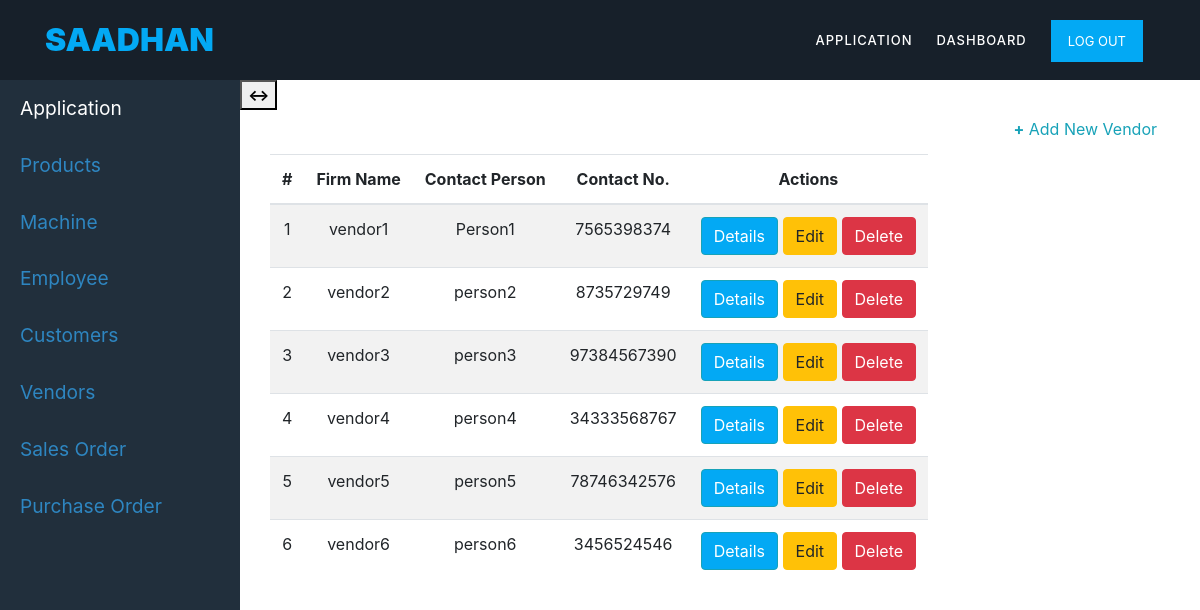
The page /vendors/1 (signed in) on the database its author committed.
### mainapp/models.py (models this page shows, shortened)
class vendor(models.Model):
	firm = models.ForeignKey(user_firm,blank=True,on_delete=models.CASCADE)
	firm_name = models.CharField(max_length=100)
	gstin = models.CharField(max_length=15,unique=True,null=True)
	contact_person = models.CharField(max_length=50)
	primary_contact_number = models.BigIntegerField(unique=True)
	secondary_contact_number = models.BigIntegerField(null=True,unique=True)
	email_address = models.EmailField(unique=True,null=True)
	street_address = models.TextField(max_length=250)
	pin_code = models.IntegerField()
	city = models.CharField(max_length=50)
	district = models.CharField(max_length=50)
	state = models.CharField(max_length=50)
	remarks = models.TextField(max_length=250,null=True,blank=True)

### mainapp/views.py (the view)
# urls.py: path('vendors/<user_id>',VendorListView.as_view(),name='vendor-list'),
class VendorListView(LoginRequiredMixin, ListView):
	model = vendor
	template_name = 'mainapp/vendor_list.html'
	context_object_name = 'item'
	def get_context_data(self, **kwargs):
		context = super().get_context_data(**kwargs)
		context['title'] = 'Vendors'
		return context
	def get_queryset(self, *args, **kwargs):
		user = get_object_or_404(User, id=self.kwargs['user_id'])
		firm = user_firm.objects.get(user = user)
		return vendor.objects.filter(firm=firm).order_by('firm_name')

### mainapp/templates/mainapp/vendor_list.html
{% extends 'mainapp/application.html' %}
{% block application_content %}
{% load crispy_forms_tags %}
<div class="container">
	<div class="row">
    <div class="col-12 col-md-offset-12 custyle">
    <table class="table table-striped table-responsive">
    <thead>
    <a href="{% url 'vendor-create' user.id %}" class="btn text-info btn-xs pull-right"><b>+</b> Add New Vendor</a>
    <legend>Vendors ({{item|length}})</legend>
    <tr>
            <th class="text-center">#</th>
            <th class="text-center">Firm Name</th>
            <th class="text-center">Contact Person</th>
            <th class="text-center">Contact No.</th>
            <th class="text-center">Actions</th>
        </tr>
    </thead>
    		{% for item in item %}
    		<tr>
    			<td class="text-center">{{forloop.counter}}</td>
    			<td class="text-center">{{item.firm_name}}</td>
                <td class="text-center">{{item.contact_person}} </td>
                <td class="text-center">{{item.primary_contact_number}} </td>
    			<td class="text-center">
                    <a href="{% url 'vendor-detail' item.id %}" class="btn btn-info" style="background-color: #03A9F4;">Details</a><b></b>
                    <a href="{% url 'vendor-edit' item.id %}" class="btn btn-warning">Edit</a><b></b>
                    <a href="{% url 'vendor-delete' item.id %}" class="btn btn-danger">Delete</a>
                </td>
    		</tr>
    		{% endfor %}
    </table>
    </div>
</div>
</div>
{% endblock %}

### mainapp/static/css/custom.css (style rules this page uses)
.body_design { background-color: #fff; }
html, body, div, span, applet, object, iframe, h1, h2, h3, h4, h5, h6, p, blockquote, div pre, a, abbr, acronym, address, big, cite, code, del, dfn, em, font, img, ins, kbd, q, s, samp, small, strike, strong, sub, sup, tt, var, b, u, i, center, dl, dt, dd, ol, ul, li, figure, header, nav, section, article, aside, footer, figcaption { margin: 0; padding: 0; border: 0; outline: 0; }
* { box-sizing: border-box; }
html, body { font-family: 'Poppins', sans-serif; font-weight: 400; background-color: #fff; font-size: 16px; -ms-text-size-adjust: 100%; -webkit-font-smoothing: antialiased; -moz-osx-font-smoothing: grayscale; }
a { text-decoration: none !important; }
html, body { background: #fff; font-family: 'Poppins', sans-serif; }

### rows shown on the page
vendor: firm_name "vendor1", contact_person "Person1", primary_contact_number "7565398374"
vendor: firm_name "vendor2", contact_person "person2", primary_contact_number "8735729749"
vendor: firm_name "vendor3", contact_person "person3", primary_contact_number "97384567390"
vendor: firm_name "vendor4", contact_person "person4", primary_contact_number "34333568767"
vendor: firm_name "vendor5", contact_person "person5", primary_contact_number "78746342576"
vendor: firm_name "vendor6", contact_person "person6", primary_contact_number "3456524546"
